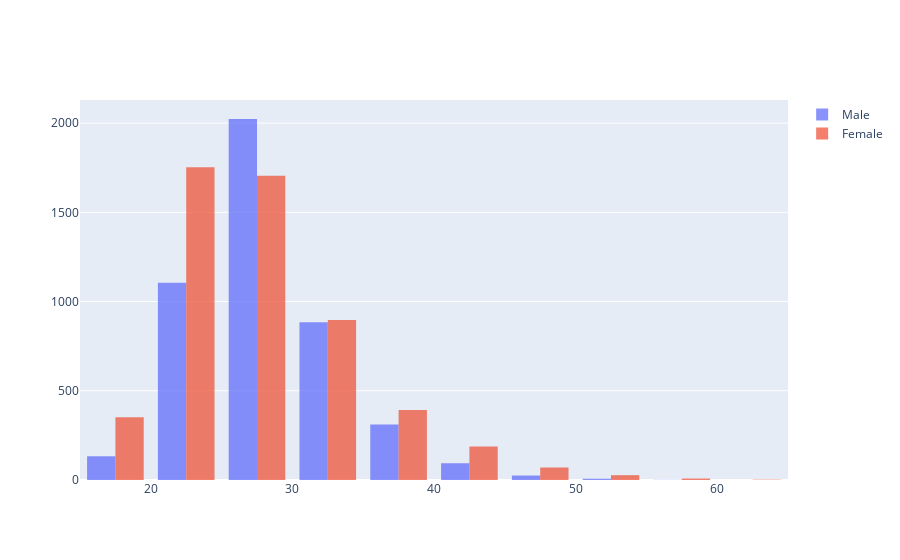

Write notebook code for a chart like this one.
### Code cell
fig= go.Figure()
fig.add_trace(go.Histogram(x=df_meanM[df_meanM['TESEX'] == 1] ['ERBMI'] , name='Male'))
fig.add_trace(go.Histogram(x=df_meanF[df_meanF['TESEX'] == 2] ['ERBMI'] , name='Female'))
fig.update_traces(opacity = 0.75, xbins=dict(start=15, end= 65, size=5 ))
fig.show()

### Figure 1 — Plotly figure (JSON) as saved in the notebook; plotly's stock layout.template omitted (floating-point values rounded to 4 significant figures; data arrays with more than 128 entries replaced by an {"elided": "..."} marker saying what was removed)
{"data": [{"name": "Male", "opacity": 0.75, "type": "histogram", "x": {"elided": "4670 float values"}, "xbins": {"end": 65, "size": 5, "start": 15}}, {"name": "Female", "opacity": 0.75, "type": "histogram", "x": {"elided": "5823 float values"}, "xbins": {"end": 65, "size": 5, "start": 15}}], "layout": {}}
